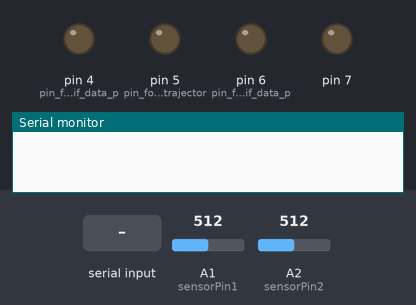
Simulated run of this sketch. Board: Arduino Uno, built with avr-gcc and run on an emulated ATmega328P. Shown: output pins drawn as LEDs (lit = HIGH), the last lines printed to the serial monitor. Inputs (shaded band) come from the test bench; at power-on: A1 (sensorPin1) = 512, A2 (sensorPin2) = 512.

Above: at 1.2 s.
1.3 s: "M\n" received over Serial
2.8 s: byte 68 ('D') received over Serial
At 3.5 s:
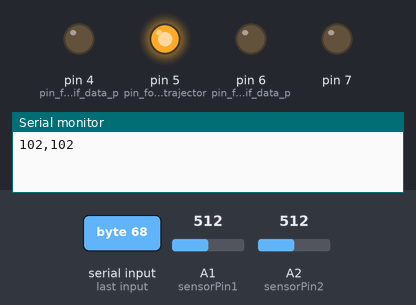
5.2 s: byte 104 ('h') received over Serial
At 5.7 s:
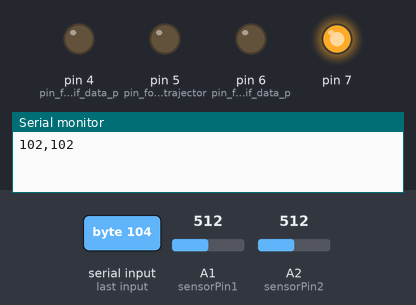
6.7 s: byte 77 ('M') received over Serial
8.2 s: byte 65 ('A') received over Serial
At 9.2 s:
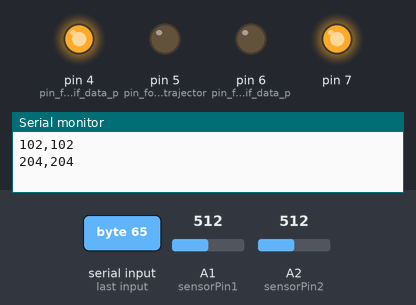
9.7 s: byte 108 ('l') received over Serial
At 10.3 s:
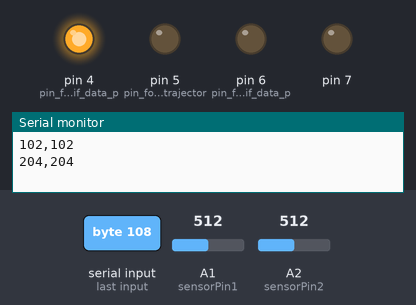
Timing chart, 0 to 12.2 s (numbered marks = the images above; inputs shaded):
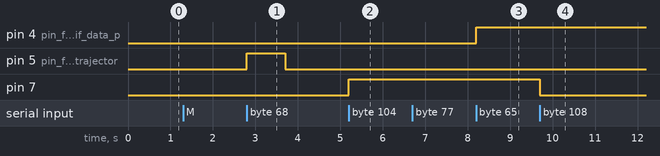

Measured:
- after the input at 2.8 s, pin 5 (pin_for_marking_trajector): LOW → HIGH at once, → LOW 0.90 s later
- after the input at 5.2 s, pin 7: LOW → HIGH at once
- after the input at 8.2 s, pin 4 (pin_for_marking_if_data_p): LOW → HIGH at once
- after the input at 9.7 s, pin 7: HIGH → LOW at once

The sketch:

comduino_average.ino
```cpp
const int numReadings = 5;     //The number or readings being averaged

int readingsX[numReadings];      // the readings from the analog input
int index = 0;                  // the index of the current reading
int totalX = 0;                  // the running total
int averageX = 0;                // the average
int readingsY[numReadings];      // the readings from the analog input
int totalY = 0;                  // the running total
int averageY = 0;                // the average
int command;
int sensorPin1 = A1;
int sensorPin2 = A2;// select the input pin for the potentiometer

void setup() {

  Serial.begin(9600);
  pinMode(4, OUTPUT); // pin for marking if data point was marked by psychopy
  pinMode(5, OUTPUT); // pin for marking trajectory
  pinMode(6, OUTPUT); // pin for marking if data point was marked by psychopy
  pinMode(7, OUTPUT);

  digitalWrite(4, LOW);   // sets the pin to LOW
  digitalWrite(5, LOW);
  digitalWrite(6, LOW);
  digitalWrite(7, LOW);
  // initialize all the readings to 0:
  for (int thisReadingX = 0; thisReadingX < numReadings; thisReadingX++)
    readingsX[thisReadingX] = 0;
  for (int thisReadingY = 0; thisReadingY < numReadings; thisReadingY++)
    readingsY[thisReadingY] = 0;
}

void loop() {
  if (Serial.available() > 0) {
    command = Serial.read();
    if (command == 'D') {
      digitalWrite(5, HIGH);
      delay(900);
      digitalWrite(5, LOW);
    }
    if (command != 'M'){
      digitalWrite(6, LOW); // to mark when an "M" is not received)
    }
    if (command == 'h') {
      //digitalWrite(13, HIGH);   // sets the pin to HIGH
      digitalWrite(7, HIGH);
    }
    if (command == 'A') {
      //digitalWrite(13, HIGH);   // sets the pin to HIGH
      digitalWrite(4, HIGH);
    }
    if (command == 'C') {
      //digitalWrite(13, HIGH);   // sets the pin to HIGH
      digitalWrite(4, LOW);
    }
    if (command == 'l') {
      digitalWrite(7, LOW);
    }
    if (command == 'M') {
      digitalWrite(6, HIGH);   // sets the pin to HIGH
      // subtract the last reading:
      totalX = totalX - readingsX[index];
      totalY = totalY - readingsY[index];
      // read from the sensor:
      readingsX[index] = analogRead(sensorPin2);
      readingsY[index] = analogRead(sensorPin1);
      // add the reading to the total:
      totalX = totalX + readingsX[index];
      totalY = totalY + readingsY[index];
      // advance to the next position in the array:
      index = index + 1;


      // if we're at the end of the array...
      if (index >= numReadings) {
        // ...wrap around to the beginning:
        index = 0;
      }
      // calculate the average:
      averageX = totalX / numReadings;
      averageY = totalY / numReadings;
      // send it to the computer as ASCII digits
      Serial.print(averageX);
      Serial.print(",");
      Serial.print(averageY);
      Serial.print('\n');
      delay(1);     // delay in between reads for stability
      digitalWrite(6, LOW);
    }
  }
}
```
